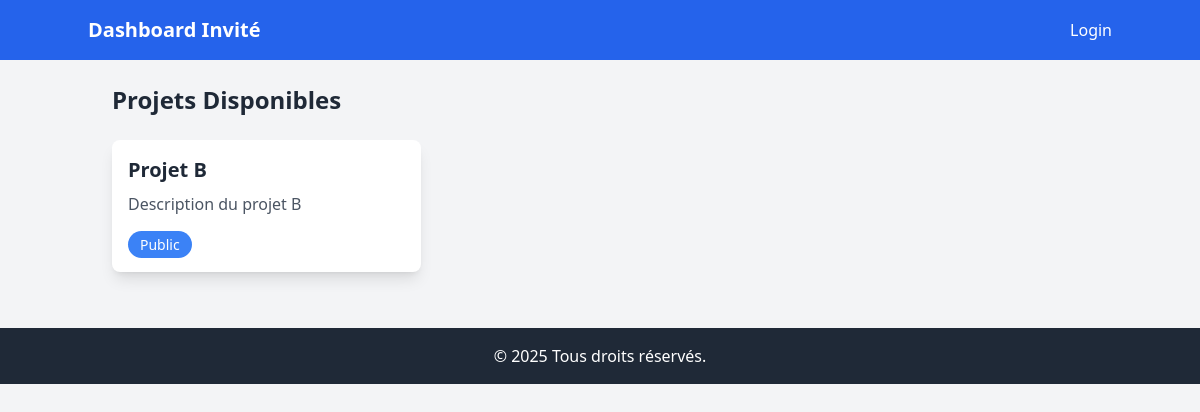
The page / on the database its author committed.
### tables this page shows
CREATE TABLE projects (
    id INT AUTO_INCREMENT PRIMARY KEY,
    name VARCHAR(255) NOT NULL,
    description TEXT,
    visibility ENUM('public', 'private') DEFAULT 'private',
    deadline DATE,
    created_by INT,
    FOREIGN KEY (created_by) REFERENCES users(id),
    created_at TIMESTAMP DEFAULT CURRENT_TIMESTAMP
);

### project.php (called while the page is built, shortened)
<?php
class Project
{
    public function getProjectsByVisibility($visibility) {
        $pdo = Database::getInstance()->getConnection();
        $query = "SELECT * FROM projects WHERE visibility = :visibility";
        $stmt = $pdo->prepare($query);
        $stmt->bindParam(':visibility', $visibility, PDO::PARAM_STR);
        $stmt->execute();
        return $stmt->fetchAll(PDO::FETCH_ASSOC);
    }
}

### dashboardinvit.php (the view, shortened to what this page needs)
<?php
require_once 'project.php';
$projectManager = new Project();
$projects = $projectManager->getProjectsByVisibility('public');
?>
<!DOCTYPE html>
<html lang="fr">
<head>
    <script src="https://cdn.tailwindcss.com"></script>
</head>
<body class="bg-gray-100">
    <nav class="bg-blue-600 text-white p-4">
        <div class="container mx-auto flex justify-between items-center">
            <h1 class="text-xl font-bold">Dashboard Invité</h1>
            <div>
                <a href="login.php" class="text-white hover:text-gray-200">Login</a>
            </div>
        </div>
    </nav>
    <div class="container mx-auto p-6">
        <h2 class="text-2xl font-semibold text-gray-800 mb-6">Projets Disponibles</h2>
        <div class="grid grid-cols-1 sm:grid-cols-2 lg:grid-cols-3 gap-6">
            <?php if (!empty($projects)): ?>
                <?php foreach ($projects as $project): ?>
                    <div class="bg-white shadow-lg rounded-lg overflow-hidden">
                        <div class="p-4">
                            <h3 class="text-xl font-bold text-gray-800"><?= htmlspecialchars($project['name']) ?></h3>
                            <p class="text-gray-600 mt-2"><?= htmlspecialchars($project['description']) ?></p>
                            <div class="mt-4">
                                <span class="bg-blue-500 text-white px-3 py-1 rounded-full text-sm"><?= ucfirst(htmlspecialchars($project['visibility'])) ?></span>
                            </div>
                        </div>
                    </div>
                <?php endforeach; ?>
            <?php else: ?>
                <p class="text-center text-gray-500 col-span-full">Aucun projet disponible.</p>
            <?php endif; ?>
        </div>
    </div>
    <footer class="bg-gray-800 text-white py-4 mt-8">
        <div class="container mx-auto text-center">
            <p>&copy; 2025 Tous droits réservés.</p>
        </div>
    </footer>
</body>
</html>

### rows shown on the page
projects: name "Projet B", description "Description du projet B", visibility "Public"
